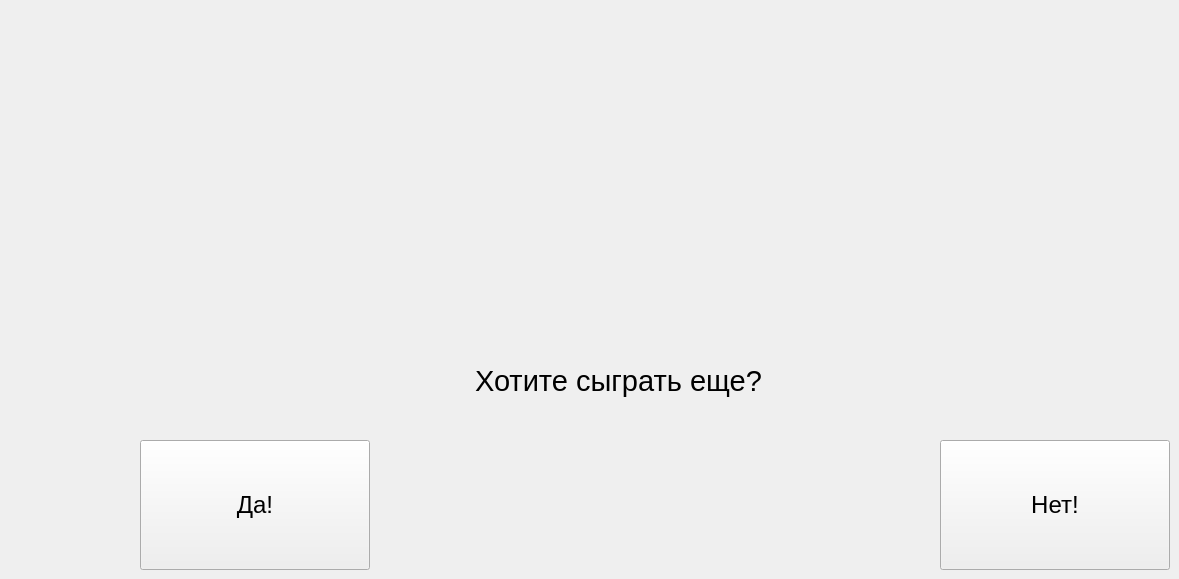
    <widget class="QWidget" name="page">
     <widget class="QLabel" name="label">
      <property name="geometry">
       <rect>
        <x>430</x>
        <y>10</y>
        <width>461</width>
        <height>301</height>
       </rect>
      </property>
      <property name="font">
       <font>
        <pointsize>20</pointsize>
       </font>
      </property>
      <property name="text">
       <string/>
      </property>
      <property name="alignment">
       <set>Qt::AlignmentFlag::AlignCenter</set>
      </property>
     </widget>
     <widget class="QLabel" name="label_2">
      <property name="geometry">
       <rect>
        <x>475</x>
        <y>320</y>
        <width>361</width>
        <height>121</height>
       </rect>
      </property>
      <property name="font">
       <font>
        <pointsize>22</pointsize>
       </font>
      </property>
      <property name="text">
       <string>Хотите сыграть еще?</string>
      </property>
     </widget>
     <widget class="QPushButton" name="pushButton8">
      <property name="geometry">
       <rect>
        <x>140</x>
        <y>440</y>
        <width>230</width>
        <height>130</height>
       </rect>
      </property>
      <property name="font">
       <font>
        <pointsize>18</pointsize>
       </font>
      </property>
      <property name="text">
       <string>Да!</string>
      </property>
     </widget>
     <widget class="QPushButton" name="pushButton9">
      <property name="geometry">
       <rect>
        <x>940</x>
        <y>440</y>
        <width>230</width>
        <height>130</height>
       </rect>
      </property>
      <property name="font">
       <font>
        <pointsize>18</pointsize>
       </font>
      </property>
      <property name="text">
       <string>Нет!</string>
      </property>
     </widget>
    </widget>
